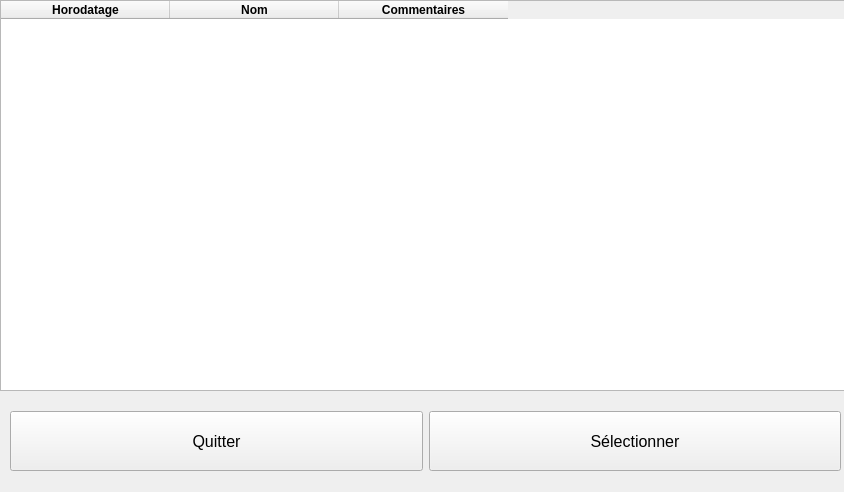
<?xml version="1.0" encoding="UTF-8"?>
<ui version="4.0">
 <class>ConfigSelectionDialog</class>
 <widget class="QWidget" name="ConfigSelectionDialog">
  <property name="geometry">
   <rect>
    <x>0</x>
    <y>0</y>
    <width>844</width>
    <height>492</height>
   </rect>
  </property>
  <property name="windowTitle">
   <string>Form</string>
  </property>
  <property name="styleSheet">
   <string notr="true"/>
  </property>
  <widget class="QTableWidget" name="tableWidget">
   <property name="geometry">
    <rect>
     <x>0</x>
     <y>0</y>
     <width>850</width>
     <height>391</height>
    </rect>
   </property>
   <attribute name="horizontalHeaderDefaultSectionSize">
    <number>169</number>
   </attribute>
   <column>
    <property name="text">
     <string>Horodatage</string>
    </property>
    <property name="font">
     <font>
      <bold>true</bold>
     </font>
    </property>
   </column>
   <column>
    <property name="text">
     <string>Nom</string>
    </property>
    <property name="font">
     <font>
      <bold>true</bold>
     </font>
    </property>
   </column>
   <column>
    <property name="text">
     <string>Commentaires</string>
    </property>
    <property name="font">
     <font>
      <bold>true</bold>
     </font>
    </property>
   </column>
  </widget>
  <widget class="QWidget" name="horizontalLayoutWidget_2">
   <property name="geometry">
    <rect>
     <x>10</x>
     <y>410</y>
     <width>831</width>
     <height>62</height>
    </rect>
   </property>
   <layout class="QHBoxLayout" name="horizontalLayout_2">
    <item>
     <widget class="QPushButton" name="pushButton_cancel">
      <property name="minimumSize">
       <size>
        <width>150</width>
        <height>60</height>
       </size>
      </property>
      <property name="font">
       <font>
        <pointsize>12</pointsize>
       </font>
      </property>
      <property name="text">
       <string>Quitter</string>
      </property>
     </widget>
    </item>
    <item>
     <widget class="QPushButton" name="pushButton_ok">
      <property name="minimumSize">
       <size>
        <width>50</width>
        <height>60</height>
       </size>
      </property>
      <property name="font">
       <font>
        <pointsize>12</pointsize>
       </font>
      </property>
      <property name="text">
       <string>Sélectionner</string>
      </property>
     </widget>
    </item>
   </layout>
  </widget>
 </widget>
 <resources/>
 <connections/>
</ui>
